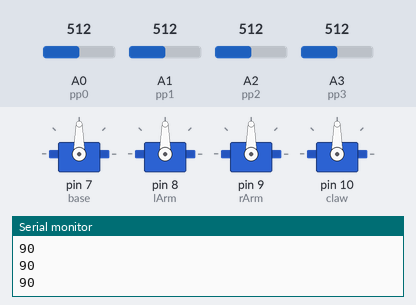
Recording of a sketch running on a simulated Arduino Uno, built with avr-gcc and run on an emulated ATmega328P. On the bench: 4 × servo, the last lines printed to the serial monitor. The inputs (shaded band) are chosen by the test bench; at power-on: A3 (pp3) = 512, A0 (pp0) = 512, A1 (pp1) = 512, A2 (pp2) = 512.

Above: at 1.2 s.
1.3 s: A3 (pp3) set to 716
At 2.0 s:
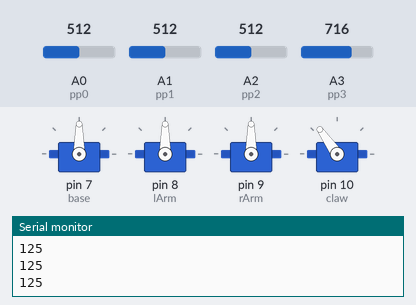
2.8 s: A0 (pp0) set to 716
At 3.6 s:
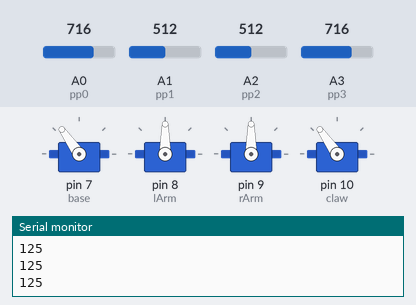
4.3 s: A1 (pp1) set to 716
At 4.7 s:
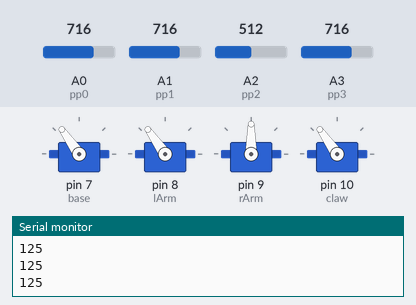
5.8 s: A2 (pp2) set to 716
At 6.9 s:
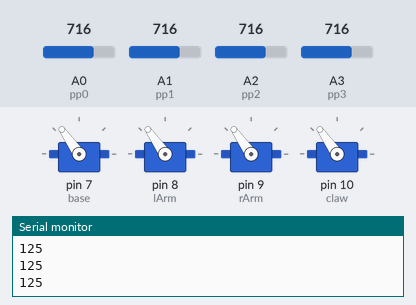
7.3 s: A3 (pp3) set to 992
At 7.9 s:
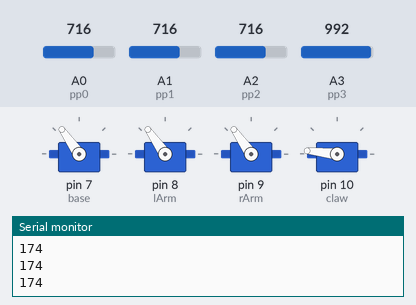
8.8 s: A0 (pp0) set to 992
At 10.2 s:
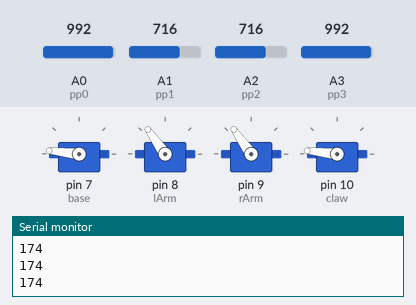
Timing chart, 0 to 11.3 s (numbered marks = the images above; inputs shaded):
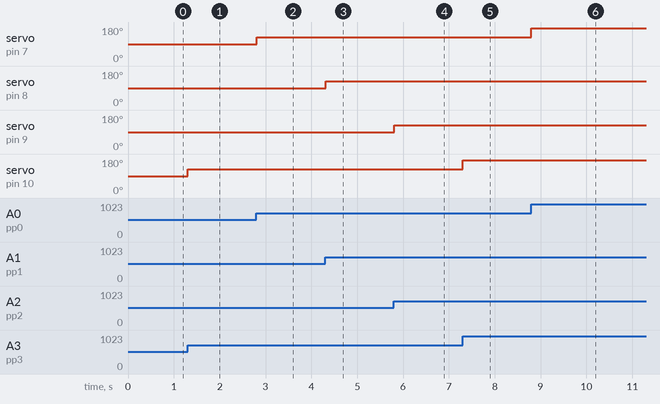

Measured:
- after the input at 1.3 s, servo on pin 10 (claw): 90° → 125° at once
- after the input at 2.8 s, servo on pin 7 (base): 90° → 125° at once
- after the input at 4.3 s, servo on pin 8 (lArm): 90° → 125° at once
- after the input at 5.8 s, servo on pin 9 (rArm): 90° → 125° at once
- after the input at 7.3 s, servo on pin 10 (claw): 125° → 174° at once
- after the input at 8.8 s, servo on pin 7 (base): 125° → 174° at once

The sketch:

RobotArm.ino
```cpp
#include <Servo.h>
Servo base;
Servo lArm;
Servo rArm;
Servo claw;

int pp0 = 0;
int pp1 = 1;
int pp2 = 2;
int pp3 = 3;

int p0Val;
int p1Val;
int p2Val;
int p3Val;
void setup() {
  // put your setup code here, to run once:
  base.attach(7);
  lArm.attach(8);
  rArm.attach(9);
  claw.attach(10);
  Serial.begin(9600);
}

void loop() {
  // put your main code here, to run repeatedly:
  p0Val = analogRead(pp0);
  p0Val = map(p0Val,0,1023,0,180);
  base.write(p0Val);

  p1Val = analogRead(pp1);
  p1Val = map(p1Val,0,1023,0,180);
  lArm.write(p1Val);

  p2Val = analogRead(pp2);
  p2Val = map(p2Val,0,1023,0,180);
  rArm.write(p2Val);

  p3Val = analogRead(pp3);
  p3Val = map(p3Val,0,1023,0,180);
  claw.write(p3Val);
  Serial.println(p3Val);

  delay(15);
}
```
